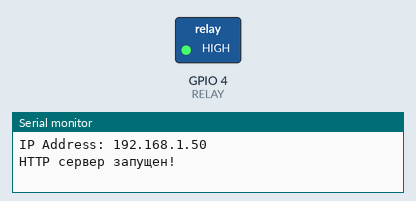
This sketch was run on a simulated ESP32. Parts: switched loads named in the sketch (green lamp = pin HIGH), the last lines printed to the serial monitor. WiFi joins after 1.5 s; servers stay silent unless stated.

Above: at 2.2 s.
At 10.5 s:
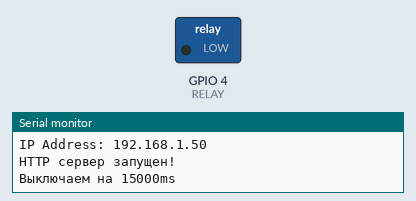
Timing chart, 0 to 24.9 s (numbered marks = the images above):
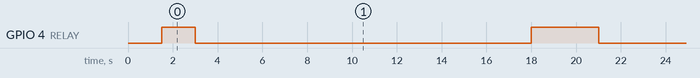

The sketch:

timer_millis_elegantOTA.ino
```cpp
#include <WiFi.h>
#include <AsyncTCP.h>
#include <ESPAsyncWebServer.h>
#include <AsyncElegantOTA.h>
#define RELAY 4
boolean RELAYstate = true;
unsigned long previousMillis;
unsigned long currentMillis;
const unsigned int onTime = 3000; //вводим время полива в ms
const unsigned int offTime = 15000; // вводим время без полива в ms))
int interval = onTime;
AsyncWebServer server(80);
void WiFis(){
  const char* ssid = "3a_aJIuaHc";          // Your WiFi SSID
  const char* password = "**********";
  const char* ssidAP = "3a_opgy";
  const char* passAP = "************";
  IPAddress local_IP(192, 168, 1, 149);
  IPAddress gateway(192, 168, 1, 1);
  IPAddress subnet(255, 255, 0, 0);
  IPAddress primaryDNS(8, 8, 8, 8);
  IPAddress secondaryDNS(8, 8, 4, 4);
  IPAddress ap_IP(192, 168, 0, 100);
  IPAddress ap_gateway(192, 168, 0, 100);
  IPAddress ap_subnet(255, 255, 0, 0);
  WiFi.mode(WIFI_AP_STA);
  WiFi.softAP(ssidAP, passAP);
  WiFi.softAPConfig(ap_IP, ap_gateway, ap_subnet);
  WiFi.config(local_IP, gateway, subnet, primaryDNS, secondaryDNS);
  WiFi.begin(ssid, password);
  if (WiFi.waitForConnectResult() != WL_CONNECTED) {
    Serial.printf("WiFi Failed!\n");
    return;
  }
  Serial.println();
  Serial.print("IP Address: ");
  Serial.println(WiFi.localIP());

}
void initWeb(){
  AsyncElegantOTA.begin(&server);
  server.begin();
  Serial.println("HTTP сервер запущен!");
}
void setup(){
  Serial.begin(115200);
  pinMode(RELAY,OUTPUT);
  digitalWrite(RELAY, LOW);
  WiFis();
  initWeb();
}
void loop(){
  digitalWrite(RELAY, RELAYstate);
  currentMillis = millis();
  if ((unsigned long)(currentMillis - previousMillis) >= interval){
    if (RELAYstate) {
      interval = offTime;
      Serial.println();
      Serial.println("Выключаем на " + String(offTime) + "ms");
    } else {
      interval = onTime;
      Serial.println();
      Serial.println("Включаем на " + String(onTime) + "ms");
    }
    RELAYstate = !(RELAYstate);
    previousMillis = currentMillis;
  }
}
```

Measured:
- by itself, GPIO 4 (RELAY): repeats every 18.0 s: LOW 15.0 s, HIGH 3.0 s
